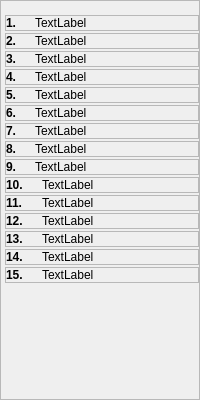
<?xml version="1.0" encoding="UTF-8"?>
<ui version="4.0">
 <class>panelo</class>
 <widget class="QFrame" name="panelo">
  <property name="geometry">
   <rect>
    <x>0</x>
    <y>0</y>
    <width>200</width>
    <height>400</height>
   </rect>
  </property>
  <property name="windowTitle">
   <string>Frame</string>
  </property>
  <property name="frameShape">
   <enum>QFrame::StyledPanel</enum>
  </property>
  <property name="frameShadow">
   <enum>QFrame::Raised</enum>
  </property>
  <layout class="QVBoxLayout" name="verticalLayout">
   <property name="spacing">
    <number>0</number>
   </property>
   <property name="leftMargin">
    <number>4</number>
   </property>
   <property name="topMargin">
    <number>0</number>
   </property>
   <property name="rightMargin">
    <number>0</number>
   </property>
   <property name="bottomMargin">
    <number>0</number>
   </property>
   <item>
    <widget class="QLabel" name="titolo_leciono">
     <property name="text">
      <string notr="true"/>
     </property>
     <property name="pixmap">
      <pixmap>:/paneloj/leciono1.png</pixmap>
     </property>
    </widget>
   </item>
   <item>
    <widget class="panelo_klak" name="pagho01">
     <property name="frameShape">
      <enum>QFrame::StyledPanel</enum>
     </property>
     <property name="frameShadow">
      <enum>QFrame::Raised</enum>
     </property>
     <property name="pagho" stdset="0">
      <number>0</number>
     </property>
     <layout class="QHBoxLayout" name="horizontalLayout_9">
      <property name="spacing">
       <number>6</number>
      </property>
      <property name="margin">
       <number>0</number>
      </property>
      <item>
       <widget class="QLabel" name="label_19">
        <property name="sizePolicy">
         <sizepolicy hsizetype="Maximum" vsizetype="Preferred">
          <horstretch>0</horstretch>
          <verstretch>0</verstretch>
         </sizepolicy>
        </property>
        <property name="styleSheet">
         <string notr="true">font-weight: bold;</string>
        </property>
        <property name="text">
         <string>1.</string>
        </property>
       </widget>
      </item>
      <item>
       <widget class="panelo_bildo" name="label_15">
        <property name="sizePolicy">
         <sizepolicy hsizetype="Maximum" vsizetype="Preferred">
          <horstretch>0</horstretch>
          <verstretch>0</verstretch>
         </sizepolicy>
        </property>
        <property name="text">
         <string/>
        </property>
       </widget>
      </item>
      <item>
       <widget class="label_klakebla" name="Lec01_Pan01_Label4">
        <property name="text">
         <string>TextLabel</string>
        </property>
        <property name="wordWrap">
         <bool>true</bool>
        </property>
       </widget>
      </item>
      <item>
       <widget class="indikilo" name="indikilo01">
        <property name="sizePolicy">
         <sizepolicy hsizetype="Maximum" vsizetype="Preferred">
          <horstretch>0</horstretch>
          <verstretch>0</verstretch>
         </sizepolicy>
        </property>
        <property name="text">
         <string/>
        </property>
       </widget>
      </item>
     </layout>
    </widget>
   </item>
   <item>
    <widget class="dividilo" name="label_20">
     <property name="minimumSize">
      <size>
       <width>0</width>
       <height>2</height>
      </size>
     </property>
     <property name="maximumSize">
      <size>
       <width>16777215</width>
       <height>2</height>
      </size>
     </property>
     <property name="styleSheet">
      <string notr="true">background-image: url(:/paneloj/dividilo.png);</string>
     </property>
     <property name="text">
      <string/>
     </property>
    </widget>
   </item>
   <item>
    <widget class="panelo_klak" name="pagho02">
     <property name="frameShape">
      <enum>QFrame::StyledPanel</enum>
     </property>
     <property name="frameShadow">
      <enum>QFrame::Raised</enum>
     </property>
     <layout class="QHBoxLayout" name="horizontalLayout_8">
      <property name="spacing">
       <number>6</number>
      </property>
      <property name="margin">
       <number>0</number>
      </property>
      <item>
       <widget class="QLabel" name="label_21">
        <property name="sizePolicy">
         <sizepolicy hsizetype="Maximum" vsizetype="Preferred">
          <horstretch>0</horstretch>
          <verstretch>0</verstretch>
         </sizepolicy>
        </property>
        <property name="styleSheet">
         <string notr="true">font-weight: bold;</string>
        </property>
        <property name="text">
         <string>2.</string>
        </property>
       </widget>
      </item>
      <item>
       <widget class="panelo_bildo" name="label_14">
        <property name="sizePolicy">
         <sizepolicy hsizetype="Maximum" vsizetype="Preferred">
          <horstretch>0</horstretch>
          <verstretch>0</verstretch>
         </sizepolicy>
        </property>
        <property name="text">
         <string/>
        </property>
       </widget>
      </item>
      <item>
       <widget class="label_klakebla" name="Lec01_Pan02_Label3">
        <property name="text">
         <string>TextLabel</string>
        </property>
        <property name="wordWrap">
         <bool>true</bool>
        </property>
       </widget>
      </item>
      <item>
       <widget class="indikilo" name="indikilo02">
        <property name="sizePolicy">
         <sizepolicy hsizetype="Maximum" vsizetype="Preferred">
          <horstretch>0</horstretch>
          <verstretch>0</verstretch>
         </sizepolicy>
        </property>
        <property name="text">
         <string/>
        </property>
       </widget>
      </item>
     </layout>
    </widget>
   </item>
   <item>
    <widget class="dividilo" name="label_22">
     <property name="minimumSize">
      <size>
       <width>0</width>
       <height>2</height>
      </size>
     </property>
     <property name="maximumSize">
      <size>
       <width>16777215</width>
       <height>2</height>
      </size>
     </property>
     <property name="styleSheet">
      <string notr="true">background-image: url(:/paneloj/dividilo.png);</string>
     </property>
     <property name="text">
      <string/>
     </property>
    </widget>
   </item>
   <item>
    <widget class="panelo_klak" name="pagho03">
     <property name="frameShape">
      <enum>QFrame::StyledPanel</enum>
     </property>
     <property name="frameShadow">
      <enum>QFrame::Raised</enum>
     </property>
     <layout class="QHBoxLayout" name="horizontalLayout_11">
      <property name="spacing">
       <number>6</number>
      </property>
      <property name="margin">
       <number>0</number>
      </property>
      <item>
       <widget class="QLabel" name="label_23">
        <property name="sizePolicy">
         <sizepolicy hsizetype="Maximum" vsizetype="Preferred">
          <horstretch>0</horstretch>
          <verstretch>0</verstretch>
         </sizepolicy>
        </property>
        <property name="styleSheet">
         <string notr="true">font-weight: bold;</string>
        </property>
        <property name="text">
         <string>3.</string>
        </property>
       </widget>
      </item>
      <item>
       <widget class="panelo_bildo" name="label_13">
        <property name="sizePolicy">
         <sizepolicy hsizetype="Maximum" vsizetype="Preferred">
          <horstretch>0</horstretch>
          <verstretch>0</verstretch>
         </sizepolicy>
        </property>
        <property name="text">
         <string/>
        </property>
       </widget>
      </item>
      <item>
       <widget class="label_klakebla" name="Lec01_Pan03_Label12">
        <property name="text">
         <string>TextLabel</string>
        </property>
        <property name="wordWrap">
         <bool>true</bool>
        </property>
       </widget>
      </item>
      <item>
       <widget class="indikilo" name="indikilo03">
        <property name="sizePolicy">
         <sizepolicy hsizetype="Maximum" vsizetype="Preferred">
          <horstretch>0</horstretch>
          <verstretch>0</verstretch>
         </sizepolicy>
        </property>
        <property name="text">
         <string/>
        </property>
       </widget>
      </item>
     </layout>
    </widget>
   </item>
   <item>
    <widget class="dividilo" name="label_24">
     <property name="minimumSize">
      <size>
       <width>0</width>
       <height>2</height>
      </size>
     </property>
     <property name="maximumSize">
      <size>
       <width>16777215</width>
       <height>2</height>
      </size>
     </property>
     <property name="styleSheet">
      <string notr="true">background-image: url(:/paneloj/dividilo.png);</string>
     </property>
     <property name="text">
      <string/>
     </property>
    </widget>
   </item>
   <item>
    <widget class="panelo_klak" name="pagho04">
     <property name="frameShape">
      <enum>QFrame::StyledPanel</enum>
     </property>
     <property name="frameShadow">
      <enum>QFrame::Raised</enum>
     </property>
     <layout class="QHBoxLayout" name="horizontalLayout_12">
      <property name="spacing">
       <number>6</number>
      </property>
      <property name="margin">
       <number>0</number>
      </property>
      <item>
       <widget class="QLabel" name="label_25">
        <property name="sizePolicy">
         <sizepolicy hsizetype="Maximum" vsizetype="Preferred">
          <horstretch>0</horstretch>
          <verstretch>0</verstretch>
         </sizepolicy>
        </property>
        <property name="styleSheet">
         <string notr="true">font-weight: bold;</string>
        </property>
        <property name="text">
         <string>4.</string>
        </property>
       </widget>
      </item>
      <item>
       <widget class="panelo_bildo" name="label_12">
        <property name="sizePolicy">
         <sizepolicy hsizetype="Maximum" vsizetype="Preferred">
          <horstretch>0</horstretch>
          <verstretch>0</verstretch>
         </sizepolicy>
        </property>
        <property name="text">
         <string/>
        </property>
       </widget>
      </item>
      <item>
       <widget class="label_klakebla" name="Lec01_Pan04_Label23">
        <property name="text">
         <string>TextLabel</string>
        </property>
        <property name="wordWrap">
         <bool>true</bool>
        </property>
       </widget>
      </item>
      <item>
       <widget class="indikilo" name="indikilo04">
        <property name="sizePolicy">
         <sizepolicy hsizetype="Maximum" vsizetype="Preferred">
          <horstretch>0</horstretch>
          <verstretch>0</verstretch>
         </sizepolicy>
        </property>
        <property name="text">
         <string/>
        </property>
       </widget>
      </item>
     </layout>
    </widget>
   </item>
   <item>
    <widget class="dividilo" name="label_26">
     <property name="minimumSize">
      <size>
       <width>0</width>
       <height>2</height>
      </size>
     </property>
     <property name="maximumSize">
      <size>
       <width>16777215</width>
       <height>2</height>
      </size>
     </property>
     <property name="styleSheet">
      <string notr="true">background-image: url(:/paneloj/dividilo.png);</string>
     </property>
     <property name="text">
      <string/>
     </property>
    </widget>
   </item>
   <item>
    <widget class="panelo_klak" name="pagho05">
     <property name="frameShape">
      <enum>QFrame::StyledPanel</enum>
     </property>
     <property name="frameShadow">
      <enum>QFrame::Raised</enum>
     </property>
     <layout class="QHBoxLayout" name="horizontalLayout_13">
      <property name="spacing">
       <number>6</number>
      </property>
      <property name="margin">
       <number>0</number>
      </property>
      <item>
       <widget class="QLabel" name="label_27">
        <property name="sizePolicy">
         <sizepolicy hsizetype="Maximum" vsizetype="Preferred">
          <horstretch>0</horstretch>
          <verstretch>0</verstretch>
         </sizepolicy>
        </property>
        <property name="styleSheet">
         <string notr="true">font-weight: bold;</string>
        </property>
        <property name="text">
         <string>5.</string>
        </property>
       </widget>
      </item>
      <item>
       <widget class="panelo_bildo" name="label_11">
        <property name="sizePolicy">
         <sizepolicy hsizetype="Maximum" vsizetype="Preferred">
          <horstretch>0</horstretch>
          <verstretch>0</verstretch>
         </sizepolicy>
        </property>
        <property name="text">
         <string/>
        </property>
       </widget>
      </item>
      <item>
       <widget class="label_klakebla" name="Lec01_Pan05_Label35">
        <property name="text">
         <string>TextLabel</string>
        </property>
        <property name="wordWrap">
         <bool>true</bool>
        </property>
       </widget>
      </item>
      <item>
       <widget class="indikilo" name="indikilo05">
        <property name="sizePolicy">
         <sizepolicy hsizetype="Maximum" vsizetype="Preferred">
          <horstretch>0</horstretch>
          <verstretch>0</verstretch>
         </sizepolicy>
        </property>
        <property name="text">
         <string/>
        </property>
       </widget>
      </item>
     </layout>
    </widget>
   </item>
   <item>
    <widget class="dividilo" name="label_28">
     <property name="minimumSize">
      <size>
       <width>0</width>
       <height>2</height>
      </size>
     </property>
     <property name="maximumSize">
      <size>
       <width>16777215</width>
       <height>2</height>
      </size>
     </property>
     <property name="styleSheet">
      <string notr="true">background-image: url(:/paneloj/dividilo.png);</string>
     </property>
     <property name="text">
      <string/>
     </property>
    </widget>
   </item>
   <item>
    <widget class="panelo_klak" name="pagho06">
     <property name="frameShape">
      <enum>QFrame::StyledPanel</enum>
     </property>
     <property name="frameShadow">
      <enum>QFrame::Raised</enum>
     </property>
     <layout class="QHBoxLayout" name="horizontalLayout_14">
      <property name="spacing">
       <number>6</number>
      </property>
      <property name="margin">
       <number>0</number>
      </property>
      <item>
       <widget class="QLabel" name="label_29">
        <property name="sizePolicy">
         <sizepolicy hsizetype="Maximum" vsizetype="Preferred">
          <horstretch>0</horstretch>
          <verstretch>0</verstretch>
         </sizepolicy>
        </property>
        <property name="styleSheet">
         <string notr="true">font-weight: bold;</string>
        </property>
        <property name="text">
         <string>6.</string>
        </property>
       </widget>
      </item>
      <item>
       <widget class="panelo_bildo" name="label_10">
        <property name="sizePolicy">
         <sizepolicy hsizetype="Maximum" vsizetype="Preferred">
          <horstretch>0</horstretch>
          <verstretch>0</verstretch>
         </sizepolicy>
        </property>
        <property name="text">
         <string/>
        </property>
       </widget>
      </item>
      <item>
       <widget class="label_klakebla" name="Lec01_Pan06_Label36">
        <property name="text">
         <string>TextLabel</string>
        </property>
        <property name="wordWrap">
         <bool>true</bool>
        </property>
       </widget>
      </item>
      <item>
       <widget class="indikilo" name="indikilo06">
        <property name="sizePolicy">
         <sizepolicy hsizetype="Maximum" vsizetype="Preferred">
          <horstretch>0</horstretch>
          <verstretch>0</verstretch>
         </sizepolicy>
        </property>
        <property name="text">
         <string/>
        </property>
       </widget>
      </item>
     </layout>
    </widget>
   </item>
   <item>
    <widget class="dividilo" name="label_30">
     <property name="minimumSize">
      <size>
       <width>0</width>
       <height>2</height>
      </size>
     </property>
     <property name="maximumSize">
      <size>
       <width>16777215</width>
       <height>2</height>
      </size>
     </property>
     <property name="styleSheet">
      <string notr="true">background-image: url(:/paneloj/dividilo.png);</string>
     </property>
     <property name="text">
      <string/>
     </property>
    </widget>
   </item>
   <item>
    <widget class="panelo_klak" name="pagho07">
     <property name="frameShape">
      <enum>QFrame::StyledPanel</enum>
     </property>
     <property name="frameShadow">
      <enum>QFrame::Raised</enum>
     </property>
     <layout class="QHBoxLayout" name="horizontalLayout_15">
      <property name="spacing">
       <number>6</number>
      </property>
      <property name="margin">
       <number>0</number>
      </property>
      <item>
       <widget class="QLabel" name="label_33">
        <property name="sizePolicy">
         <sizepolicy hsizetype="Maximum" vsizetype="Preferred">
          <horstretch>0</horstretch>
          <verstretch>0</verstretch>
         </sizepolicy>
        </property>
        <property name="styleSheet">
         <string notr="true">font-weight: bold;</string>
        </property>
        <property name="text">
         <string>7.</string>
        </property>
       </widget>
      </item>
      <item>
       <widget class="panelo_bildo" name="label_9">
        <property name="sizePolicy">
         <sizepolicy hsizetype="Maximum" vsizetype="Preferred">
          <horstretch>0</horstretch>
          <verstretch>0</verstretch>
         </sizepolicy>
        </property>
        <property name="text">
         <string/>
        </property>
       </widget>
      </item>
      <item>
       <widget class="label_klakebla" name="Lec01_Pan07_Label40">
        <property name="text">
         <string>TextLabel</string>
        </property>
        <property name="wordWrap">
         <bool>true</bool>
        </property>
       </widget>
      </item>
      <item>
       <widget class="indikilo" name="indikilo07">
        <property name="sizePolicy">
         <sizepolicy hsizetype="Maximum" vsizetype="Preferred">
          <horstretch>0</horstretch>
          <verstretch>0</verstretch>
         </sizepolicy>
        </property>
        <property name="text">
         <string/>
        </property>
       </widget>
      </item>
     </layout>
    </widget>
   </item>
   <item>
    <widget class="dividilo" name="label_34">
     <property name="minimumSize">
      <size>
       <width>0</width>
       <height>2</height>
      </size>
     </property>
     <property name="maximumSize">
      <size>
       <width>16777215</width>
       <height>2</height>
      </size>
     </property>
     <property name="styleSheet">
      <string notr="true">background-image: url(:/paneloj/dividilo.png);</string>
     </property>
     <property name="text">
      <string/>
     </property>
    </widget>
   </item>
   <item>
    <widget class="panelo_klak" name="pagho08">
     <property name="frameShape">
      <enum>QFrame::StyledPanel</enum>
     </property>
     <property name="frameShadow">
      <enum>QFrame::Raised</enum>
     </property>
     <layout class="QHBoxLayout" name="horizontalLayout_16">
      <property name="spacing">
       <number>6</number>
      </property>
      <property name="margin">
       <number>0</number>
      </property>
      <item>
       <widget class="QLabel" name="label_35">
        <property name="sizePolicy">
         <sizepolicy hsizetype="Maximum" vsizetype="Preferred">
          <horstretch>0</horstretch>
          <verstretch>0</verstretch>
         </sizepolicy>
        </property>
        <property name="styleSheet">
         <string notr="true">font-weight: bold;</string>
        </property>
        <property name="text">
         <string>8.</string>
        </property>
       </widget>
      </item>
      <item>
       <widget class="panelo_bildo" name="label_8">
        <property name="sizePolicy">
         <sizepolicy hsizetype="Maximum" vsizetype="Preferred">
          <horstretch>0</horstretch>
          <verstretch>0</verstretch>
         </sizepolicy>
        </property>
        <property name="text">
         <string/>
        </property>
       </widget>
      </item>
      <item>
       <widget class="label_klakebla" name="Lec01_Pan08_Label38">
        <property name="text">
         <string>TextLabel</string>
        </property>
        <property name="wordWrap">
         <bool>true</bool>
        </property>
       </widget>
      </item>
      <item>
       <widget class="indikilo" name="indikilo08">
        <property name="sizePolicy">
         <sizepolicy hsizetype="Maximum" vsizetype="Preferred">
          <horstretch>0</horstretch>
          <verstretch>0</verstretch>
         </sizepolicy>
        </property>
        <property name="text">
         <string/>
        </property>
       </widget>
      </item>
     </layout>
    </widget>
   </item>
   <item>
    <widget class="dividilo" name="label_36">
     <property name="minimumSize">
      <size>
       <width>0</width>
       <height>2</height>
      </size>
     </property>
     <property name="maximumSize">
      <size>
       <width>16777215</width>
       <height>2</height>
      </size>
     </property>
     <property name="styleSheet">
      <string notr="true">background-image: url(:/paneloj/dividilo.png);</string>
     </property>
     <property name="text">
      <string/>
     </property>
    </widget>
   </item>
   <item>
    <widget class="panelo_klak" name="pagho09">
     <property name="frameShape">
      <enum>QFrame::StyledPanel</enum>
     </property>
     <property name="frameShadow">
      <enum>QFrame::Raised</enum>
     </property>
     <layout class="QHBoxLayout" name="horizontalLayout_17">
      <property name="spacing">
       <number>6</number>
      </property>
      <property name="margin">
       <number>0</number>
      </property>
      <item>
       <widget class="QLabel" name="label_38">
        <property name="sizePolicy">
         <sizepolicy hsizetype="Maximum" vsizetype="Preferred">
          <horstretch>0</horstretch>
          <verstretch>0</verstretch>
         </sizepolicy>
        </property>
        <property name="styleSheet">
         <string notr="true">font-weight: bold;</string>
        </property>
        <property name="text">
         <string>9.</string>
        </property>
       </widget>
      </item>
      <item>
       <widget class="panelo_bildo" name="label_7">
        <property name="sizePolicy">
         <sizepolicy hsizetype="Maximum" vsizetype="Preferred">
          <horstretch>0</horstretch>
          <verstretch>0</verstretch>
         </sizepolicy>
        </property>
        <property name="text">
         <string/>
        </property>
       </widget>
      </item>
      <item>
       <widget class="label_klakebla" name="Lec00_Pan09_Ekz_Pron1">
        <property name="text">
         <string>TextLabel</string>
        </property>
        <property name="wordWrap">
         <bool>true</bool>
        </property>
       </widget>
      </item>
      <item>
       <widget class="indikilo" name="indikilo09">
        <property name="sizePolicy">
         <sizepolicy hsizetype="Maximum" vsizetype="Preferred">
          <horstretch>0</horstretch>
          <verstretch>0</verstretch>
         </sizepolicy>
        </property>
        <property name="text">
         <string/>
        </property>
       </widget>
      </item>
     </layout>
    </widget>
   </item>
   <item>
    <widget class="dividilo" name="label_37">
     <property name="minimumSize">
      <size>
       <width>0</width>
       <height>2</height>
      </size>
     </property>
     <property name="maximumSize">
      <size>
       <width>16777215</width>
       <height>2</height>
      </size>
     </property>
     <property name="styleSheet">
      <string notr="true">background-image: url(:/paneloj/dividilo.png);</string>
     </property>
     <property name="text">
      <string/>
     </property>
    </widget>
   </item>
   <item>
    <widget class="panelo_klak" name="pagho10">
     <property name="frameShape">
      <enum>QFrame::StyledPanel</enum>
     </property>
     <property name="frameShadow">
      <enum>QFrame::Raised</enum>
     </property>
     <layout class="QHBoxLayout" name="horizontalLayout_18">
      <property name="spacing">
       <number>6</number>
      </property>
      <property name="margin">
       <number>0</number>
      </property>
      <item>
       <widget class="QLabel" name="label_41">
        <property name="sizePolicy">
         <sizepolicy hsizetype="Maximum" vsizetype="Preferred">
          <horstretch>0</horstretch>
          <verstretch>0</verstretch>
         </sizepolicy>
        </property>
        <property name="styleSheet">
         <string notr="true">font-weight: bold;</string>
        </property>
        <property name="text">
         <string>10.</string>
        </property>
       </widget>
      </item>
      <item>
       <widget class="panelo_bildo" name="label_6">
        <property name="sizePolicy">
         <sizepolicy hsizetype="Maximum" vsizetype="Preferred">
          <horstretch>0</horstretch>
          <verstretch>0</verstretch>
         </sizepolicy>
        </property>
        <property name="text">
         <string/>
        </property>
       </widget>
      </item>
      <item>
       <widget class="label_klakebla" name="Lec00_Pan10_Ekz_Audk1">
        <property name="text">
         <string>TextLabel</string>
        </property>
        <property name="wordWrap">
         <bool>true</bool>
        </property>
       </widget>
      </item>
      <item>
       <widget class="indikilo" name="indikilo10">
        <property name="sizePolicy">
         <sizepolicy hsizetype="Maximum" vsizetype="Preferred">
          <horstretch>0</horstretch>
          <verstretch>0</verstretch>
         </sizepolicy>
        </property>
        <property name="text">
         <string/>
        </property>
       </widget>
      </item>
     </layout>
    </widget>
   </item>
   <item>
    <widget class="dividilo" name="label_39">
     <property name="minimumSize">
      <size>
       <width>0</width>
       <height>2</height>
      </size>
     </property>
     <property name="maximumSize">
      <size>
       <width>16777215</width>
       <height>2</height>
      </size>
     </property>
     <property name="styleSheet">
      <string notr="true">background-image: url(:/paneloj/dividilo.png);</string>
     </property>
     <property name="text">
      <string/>
     </property>
    </widget>
   </item>
   <item>
    <widget class="panelo_klak" name="pagho11">
     <property name="frameShape">
      <enum>QFrame::StyledPanel</enum>
     </property>
     <property name="frameShadow">
      <enum>QFrame::Raised</enum>
     </property>
     <layout class="QHBoxLayout" name="horizontalLayout_19">
      <property name="spacing">
       <number>6</number>
      </property>
      <property name="margin">
       <number>0</number>
      </property>
      <item>
       <widget class="QLabel" name="label_42">
        <property name="sizePolicy">
         <sizepolicy hsizetype="Maximum" vsizetype="Preferred">
          <horstretch>0</horstretch>
          <verstretch>0</verstretch>
         </sizepolicy>
        </property>
        <property name="styleSheet">
         <string notr="true">font-weight: bold;</string>
        </property>
        <property name="text">
         <string>11.</string>
        </property>
       </widget>
      </item>
      <item>
       <widget class="panelo_bildo" name="label_5">
        <property name="sizePolicy">
         <sizepolicy hsizetype="Maximum" vsizetype="Preferred">
          <horstretch>0</horstretch>
          <verstretch>0</verstretch>
         </sizepolicy>
        </property>
        <property name="text">
         <string/>
        </property>
       </widget>
      </item>
      <item>
       <widget class="label_klakebla" name="Lec00_Pan11_Ekz_Vort1">
        <property name="text">
         <string>TextLabel</string>
        </property>
        <property name="wordWrap">
         <bool>true</bool>
        </property>
       </widget>
      </item>
      <item>
       <widget class="indikilo" name="indikilo10_2">
        <property name="sizePolicy">
         <sizepolicy hsizetype="Maximum" vsizetype="Preferred">
          <horstretch>0</horstretch>
          <verstretch>0</verstretch>
         </sizepolicy>
        </property>
        <property name="text">
         <string/>
        </property>
       </widget>
      </item>
     </layout>
    </widget>
   </item>
   <item>
    <widget class="dividilo" name="label_40">
     <property name="minimumSize">
      <size>
       <width>0</width>
       <height>2</height>
      </size>
     </property>
     <property name="maximumSize">
      <size>
       <width>16777215</width>
       <height>2</height>
      </size>
     </property>
     <property name="styleSheet">
      <string notr="true">background-image: url(:/paneloj/dividilo.png);</string>
     </property>
     <property name="text">
      <string/>
     </property>
    </widget>
   </item>
   <item>
    <widget class="panelo_klak" name="pagho12">
     <property name="frameShape">
      <enum>QFrame::StyledPanel</enum>
     </property>
     <property name="frameShadow">
      <enum>QFrame::Raised</enum>
     </property>
     <layout class="QHBoxLayout" name="horizontalLayout_21">
      <property name="spacing">
       <number>6</number>
      </property>
      <property name="margin">
       <number>0</number>
      </property>
      <item>
       <widget class="QLabel" name="label_43">
        <property name="sizePolicy">
         <sizepolicy hsizetype="Maximum" vsizetype="Preferred">
          <horstretch>0</horstretch>
          <verstretch>0</verstretch>
         </sizepolicy>
        </property>
        <property name="styleSheet">
         <string notr="true">font-weight: bold;</string>
        </property>
        <property name="text">
         <string>12.</string>
        </property>
       </widget>
      </item>
      <item>
       <widget class="panelo_bildo" name="label_4">
        <property name="sizePolicy">
         <sizepolicy hsizetype="Maximum" vsizetype="Preferred">
          <horstretch>0</horstretch>
          <verstretch>0</verstretch>
         </sizepolicy>
        </property>
        <property name="text">
         <string/>
        </property>
       </widget>
      </item>
      <item>
       <widget class="label_klakebla" name="Lec01_Pan12_Label99">
        <property name="text">
         <string>TextLabel</string>
        </property>
        <property name="wordWrap">
         <bool>true</bool>
        </property>
       </widget>
      </item>
      <item>
       <widget class="indikilo" name="indikilo10_3">
        <property name="sizePolicy">
         <sizepolicy hsizetype="Maximum" vsizetype="Preferred">
          <horstretch>0</horstretch>
          <verstretch>0</verstretch>
         </sizepolicy>
        </property>
        <property name="text">
         <string/>
        </property>
       </widget>
      </item>
     </layout>
    </widget>
   </item>
   <item>
    <widget class="dividilo" name="label_47">
     <property name="minimumSize">
      <size>
       <width>0</width>
       <height>2</height>
      </size>
     </property>
     <property name="maximumSize">
      <size>
       <width>16777215</width>
       <height>2</height>
      </size>
     </property>
     <property name="styleSheet">
      <string notr="true">background-image: url(:/paneloj/dividilo.png);</string>
     </property>
     <property name="text">
      <string/>
     </property>
    </widget>
   </item>
   <item>
    <widget class="panelo_klak" name="pagho13">
     <property name="frameShape">
      <enum>QFrame::StyledPanel</enum>
     </property>
     <property name="frameShadow">
      <enum>QFrame::Raised</enum>
     </property>
     <layout class="QHBoxLayout" name="horizontalLayout_22">
      <property name="spacing">
       <number>6</number>
      </property>
      <property name="margin">
       <number>0</number>
      </property>
      <item>
       <widget class="QLabel" name="label_44">
        <property name="sizePolicy">
         <sizepolicy hsizetype="Maximum" vsizetype="Preferred">
          <horstretch>0</horstretch>
          <verstretch>0</verstretch>
         </sizepolicy>
        </property>
        <property name="styleSheet">
         <string notr="true">font-weight: bold;</string>
        </property>
        <property name="text">
         <string>13.</string>
        </property>
       </widget>
      </item>
      <item>
       <widget class="panelo_bildo" name="label_3">
        <property name="sizePolicy">
         <sizepolicy hsizetype="Maximum" vsizetype="Preferred">
          <horstretch>0</horstretch>
          <verstretch>0</verstretch>
         </sizepolicy>
        </property>
        <property name="text">
         <string/>
        </property>
       </widget>
      </item>
      <item>
       <widget class="label_klakebla" name="Lec01_Pan12_Label99_2">
        <property name="text">
         <string>TextLabel</string>
        </property>
        <property name="wordWrap">
         <bool>true</bool>
        </property>
       </widget>
      </item>
      <item>
       <widget class="indikilo" name="indikilo10_4">
        <property name="sizePolicy">
         <sizepolicy hsizetype="Maximum" vsizetype="Preferred">
          <horstretch>0</horstretch>
          <verstretch>0</verstretch>
         </sizepolicy>
        </property>
        <property name="text">
         <string/>
        </property>
       </widget>
      </item>
     </layout>
    </widget>
   </item>
   <item>
    <widget class="dividilo" name="label_48">
     <property name="minimumSize">
      <size>
       <width>0</width>
       <height>2</height>
      </size>
     </property>
     <property name="maximumSize">
      <size>
       <width>16777215</width>
       <height>2</height>
      </size>
     </property>
     <property name="styleSheet">
      <string notr="true">background-image: url(:/paneloj/dividilo.png);</string>
     </property>
     <property name="text">
      <string/>
     </property>
    </widget>
   </item>
   <item>
    <widget class="panelo_klak" name="pagho14">
     <property name="frameShape">
      <enum>QFrame::StyledPanel</enum>
     </property>
     <property name="frameShadow">
      <enum>QFrame::Raised</enum>
     </property>
     <layout class="QHBoxLayout" name="horizontalLayout_23">
      <property name="spacing">
       <number>6</number>
      </property>
      <property name="margin">
       <number>0</number>
      </property>
      <item>
       <widget class="QLabel" name="label_45">
        <property name="sizePolicy">
         <sizepolicy hsizetype="Maximum" vsizetype="Preferred">
          <horstretch>0</horstretch>
          <verstretch>0</verstretch>
         </sizepolicy>
        </property>
        <property name="styleSheet">
         <string notr="true">font-weight: bold;</string>
        </property>
        <property name="text">
         <string>14.</string>
        </property>
       </widget>
      </item>
      <item>
       <widget class="panelo_bildo" name="label_2">
        <property name="sizePolicy">
         <sizepolicy hsizetype="Maximum" vsizetype="Preferred">
          <horstretch>0</horstretch>
          <verstretch>0</verstretch>
         </sizepolicy>
        </property>
        <property name="text">
         <string/>
        </property>
       </widget>
      </item>
      <item>
       <widget class="label_klakebla" name="Lec01_Pan12_Label99_3">
        <property name="text">
         <string>TextLabel</string>
        </property>
        <property name="wordWrap">
         <bool>true</bool>
        </property>
       </widget>
      </item>
      <item>
       <widget class="indikilo" name="indikilo10_5">
        <property name="sizePolicy">
         <sizepolicy hsizetype="Maximum" vsizetype="Preferred">
          <horstretch>0</horstretch>
          <verstretch>0</verstretch>
         </sizepolicy>
        </property>
        <property name="text">
         <string/>
        </property>
       </widget>
      </item>
     </layout>
    </widget>
   </item>
   <item>
    <widget class="dividilo" name="label_49">
     <property name="minimumSize">
      <size>
       <width>0</width>
       <height>2</height>
      </size>
     </property>
     <property name="maximumSize">
      <size>
       <width>16777215</width>
       <height>2</height>
      </size>
     </property>
     <property name="styleSheet">
      <string notr="true">background-image: url(:/paneloj/dividilo.png);</string>
     </property>
     <property name="text">
      <string/>
     </property>
    </widget>
   </item>
   <item>
    <widget class="panelo_klak" name="pagho15">
     <property name="frameShape">
      <enum>QFrame::StyledPanel</enum>
     </property>
     <property name="frameShadow">
      <enum>QFrame::Raised</enum>
     </property>
     <layout class="QHBoxLayout" name="horizontalLayout_24">
      <property name="spacing">
       <number>6</number>
      </property>
      <property name="margin">
       <number>0</number>
      </property>
      <item>
       <widget class="QLabel" name="label_46">
        <property name="sizePolicy">
         <sizepolicy hsizetype="Maximum" vsizetype="Preferred">
          <horstretch>0</horstretch>
          <verstretch>0</verstretch>
         </sizepolicy>
        </property>
        <property name="styleSheet">
         <string notr="true">font-weight: bold;</string>
        </property>
        <property name="text">
         <string>15.</string>
        </property>
       </widget>
      </item>
      <item>
       <widget class="panelo_bildo" name="label">
        <property name="sizePolicy">
         <sizepolicy hsizetype="Maximum" vsizetype="Preferred">
          <horstretch>0</horstretch>
          <verstretch>0</verstretch>
         </sizepolicy>
        </property>
        <property name="text">
         <string/>
        </property>
       </widget>
      </item>
      <item>
       <widget class="label_klakebla" name="Lec01_Pan12_Label99_4">
        <property name="text">
         <string>TextLabel</string>
        </property>
        <property name="wordWrap">
         <bool>true</bool>
        </property>
       </widget>
      </item>
      <item>
       <widget class="indikilo" name="indikilo10_6">
        <property name="sizePolicy">
         <sizepolicy hsizetype="Maximum" vsizetype="Preferred">
          <horstretch>0</horstretch>
          <verstretch>0</verstretch>
         </sizepolicy>
        </property>
        <property name="text">
         <string/>
        </property>
       </widget>
      </item>
     </layout>
    </widget>
   </item>
   <item>
    <widget class="dividilo" name="label_50">
     <property name="minimumSize">
      <size>
       <width>0</width>
       <height>2</height>
      </size>
     </property>
     <property name="maximumSize">
      <size>
       <width>16777215</width>
       <height>2</height>
      </size>
     </property>
     <property name="styleSheet">
      <string notr="true">background-image: url(:/paneloj/dividilo.png);</string>
     </property>
     <property name="text">
      <string/>
     </property>
    </widget>
   </item>
   <item>
    <spacer name="verticalSpacer_15">
     <property name="orientation">
      <enum>Qt::Vertical</enum>
     </property>
     <property name="sizeHint" stdset="0">
      <size>
       <width>20</width>
       <height>118</height>
      </size>
     </property>
    </spacer>
   </item>
  </layout>
 </widget>
 <customwidgets>
  <customwidget>
   <class>indikilo</class>
   <extends>QLabel</extends>
   <header>indikilo.h</header>
  </customwidget>
  <customwidget>
   <class>label_klakebla</class>
   <extends>QLabel</extends>
   <header>label_klakebla.h</header>
   <slots>
    <signal>clicked()</signal>
   </slots>
  </customwidget>
  <customwidget>
   <class>panelo_klak</class>
   <extends>QFrame</extends>
   <header>panelo_klak.h</header>
   <container>1</container>
   <slots>
    <signal>clicked()</signal>
   </slots>
  </customwidget>
  <customwidget>
   <class>dividilo</class>
   <extends>QLabel</extends>
   <header>dividilo.h</header>
  </customwidget>
  <customwidget>
   <class>panelo_bildo</class>
   <extends>QLabel</extends>
   <header>panelo_bildo.h</header>
  </customwidget>
 </customwidgets>
 <resources/>
 <connections>
  <connection>
   <sender>pagho01</sender>
   <signal>clicked()</signal>
   <receiver>panelo</receiver>
   <slot>klakas()</slot>
   <hints>
    <hint type="sourcelabel">
     <x>17</x>
     <y>60</y>
    </hint>
    <hint type="destinationlabel">
     <x>233</x>
     <y>60</y>
    </hint>
   </hints>
  </connection>
  <connection>
   <sender>pagho02</sender>
   <signal>clicked()</signal>
   <receiver>panelo</receiver>
   <slot>klakas()</slot>
   <hints>
    <hint type="sourcelabel">
     <x>17</x>
     <y>96</y>
    </hint>
    <hint type="destinationlabel">
     <x>237</x>
     <y>98</y>
    </hint>
   </hints>
  </connection>
  <connection>
   <sender>pagho03</sender>
   <signal>clicked()</signal>
   <receiver>panelo</receiver>
   <slot>klakas()</slot>
   <hints>
    <hint type="sourcelabel">
     <x>15</x>
     <y>134</y>
    </hint>
    <hint type="destinationlabel">
     <x>253</x>
     <y>134</y>
    </hint>
   </hints>
  </connection>
  <connection>
   <sender>pagho04</sender>
   <signal>clicked()</signal>
   <receiver>panelo</receiver>
   <slot>klakas()</slot>
   <hints>
    <hint type="sourcelabel">
     <x>15</x>
     <y>170</y>
    </hint>
    <hint type="destinationlabel">
     <x>271</x>
     <y>172</y>
    </hint>
   </hints>
  </connection>
  <connection>
   <sender>pagho05</sender>
   <signal>clicked()</signal>
   <receiver>panelo</receiver>
   <slot>klakas()</slot>
   <hints>
    <hint type="sourcelabel">
     <x>17</x>
     <y>208</y>
    </hint>
    <hint type="destinationlabel">
     <x>249</x>
     <y>212</y>
    </hint>
   </hints>
  </connection>
  <connection>
   <sender>pagho06</sender>
   <signal>clicked()</signal>
   <receiver>panelo</receiver>
   <slot>klakas()</slot>
   <hints>
    <hint type="sourcelabel">
     <x>15</x>
     <y>244</y>
    </hint>
    <hint type="destinationlabel">
     <x>221</x>
     <y>246</y>
    </hint>
   </hints>
  </connection>
  <connection>
   <sender>pagho07</sender>
   <signal>clicked()</signal>
   <receiver>panelo</receiver>
   <slot>klakas()</slot>
   <hints>
    <hint type="sourcelabel">
     <x>15</x>
     <y>282</y>
    </hint>
    <hint type="destinationlabel">
     <x>239</x>
     <y>284</y>
    </hint>
   </hints>
  </connection>
  <connection>
   <sender>pagho08</sender>
   <signal>clicked()</signal>
   <receiver>panelo</receiver>
   <slot>klakas()</slot>
   <hints>
    <hint type="sourcelabel">
     <x>17</x>
     <y>318</y>
    </hint>
    <hint type="destinationlabel">
     <x>223</x>
     <y>320</y>
    </hint>
   </hints>
  </connection>
  <connection>
   <sender>pagho09</sender>
   <signal>clicked()</signal>
   <receiver>panelo</receiver>
   <slot>klakas()</slot>
   <hints>
    <hint type="sourcelabel">
     <x>17</x>
     <y>356</y>
    </hint>
    <hint type="destinationlabel">
     <x>229</x>
     <y>362</y>
    </hint>
   </hints>
  </connection>
  <connection>
   <sender>pagho10</sender>
   <signal>clicked()</signal>
   <receiver>panelo</receiver>
   <slot>klakas()</slot>
   <hints>
    <hint type="sourcelabel">
     <x>23</x>
     <y>392</y>
    </hint>
    <hint type="destinationlabel">
     <x>241</x>
     <y>394</y>
    </hint>
   </hints>
  </connection>
  <connection>
   <sender>pagho11</sender>
   <signal>clicked()</signal>
   <receiver>panelo</receiver>
   <slot>klakas()</slot>
   <hints>
    <hint type="sourcelabel">
     <x>23</x>
     <y>432</y>
    </hint>
    <hint type="destinationlabel">
     <x>237</x>
     <y>430</y>
    </hint>
   </hints>
  </connection>
  <connection>
   <sender>pagho12</sender>
   <signal>clicked()</signal>
   <receiver>panelo</receiver>
   <slot>klakas()</slot>
   <hints>
    <hint type="sourcelabel">
     <x>21</x>
     <y>464</y>
    </hint>
    <hint type="destinationlabel">
     <x>239</x>
     <y>466</y>
    </hint>
   </hints>
  </connection>
  <connection>
   <sender>pagho13</sender>
   <signal>clicked()</signal>
   <receiver>panelo</receiver>
   <slot>klakas()</slot>
   <hints>
    <hint type="sourcelabel">
     <x>21</x>
     <y>506</y>
    </hint>
    <hint type="destinationlabel">
     <x>245</x>
     <y>508</y>
    </hint>
   </hints>
  </connection>
  <connection>
   <sender>pagho14</sender>
   <signal>clicked()</signal>
   <receiver>panelo</receiver>
   <slot>klakas()</slot>
   <hints>
    <hint type="sourcelabel">
     <x>23</x>
     <y>538</y>
    </hint>
    <hint type="destinationlabel">
     <x>249</x>
     <y>544</y>
    </hint>
   </hints>
  </connection>
  <connection>
   <sender>pagho15</sender>
   <signal>clicked()</signal>
   <receiver>panelo</receiver>
   <slot>klakas()</slot>
   <hints>
    <hint type="sourcelabel">
     <x>21</x>
     <y>578</y>
    </hint>
    <hint type="destinationlabel">
     <x>237</x>
     <y>578</y>
    </hint>
   </hints>
  </connection>
 </connections>
 <slots>
  <slot>klakas()</slot>
 </slots>
</ui>
